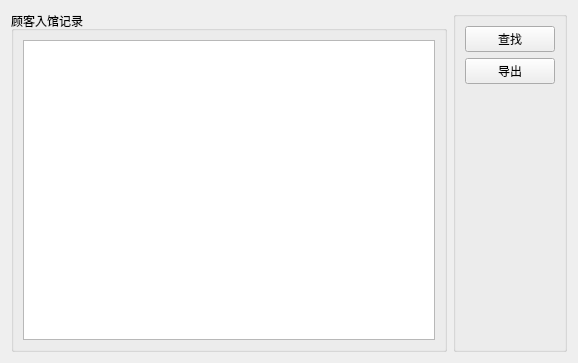
<?xml version="1.0" encoding="UTF-8"?>
<ui version="4.0">
 <class>Out</class>
 <widget class="QWidget" name="Out">
  <property name="geometry">
   <rect>
    <x>0</x>
    <y>0</y>
    <width>578</width>
    <height>363</height>
   </rect>
  </property>
  <property name="windowTitle">
   <string>Form</string>
  </property>
  <layout class="QGridLayout" name="gridLayout_4">
   <item row="0" column="0">
    <widget class="QGroupBox" name="groupBox">
     <property name="sizePolicy">
      <sizepolicy hsizetype="Expanding" vsizetype="Expanding">
       <horstretch>0</horstretch>
       <verstretch>0</verstretch>
      </sizepolicy>
     </property>
     <property name="title">
      <string>顾客入馆记录</string>
     </property>
     <layout class="QGridLayout" name="gridLayout_3">
      <item row="0" column="0">
       <widget class="QTableView" name="tableView"/>
      </item>
     </layout>
    </widget>
   </item>
   <item row="0" column="1">
    <widget class="QGroupBox" name="groupBox_2">
     <property name="sizePolicy">
      <sizepolicy hsizetype="Preferred" vsizetype="Preferred">
       <horstretch>0</horstretch>
       <verstretch>0</verstretch>
      </sizepolicy>
     </property>
     <property name="title">
      <string/>
     </property>
     <layout class="QGridLayout" name="gridLayout_2">
      <item row="0" column="0">
       <layout class="QGridLayout" name="gridLayout">
        <item row="0" column="0">
         <widget class="QPushButton" name="button_find">
          <property name="sizePolicy">
           <sizepolicy hsizetype="Maximum" vsizetype="Fixed">
            <horstretch>0</horstretch>
            <verstretch>0</verstretch>
           </sizepolicy>
          </property>
          <property name="minimumSize">
           <size>
            <width>90</width>
            <height>25</height>
           </size>
          </property>
          <property name="text">
           <string>查找</string>
          </property>
         </widget>
        </item>
        <item row="1" column="0">
         <widget class="QPushButton" name="button_out">
          <property name="sizePolicy">
           <sizepolicy hsizetype="Maximum" vsizetype="Fixed">
            <horstretch>0</horstretch>
            <verstretch>0</verstretch>
           </sizepolicy>
          </property>
          <property name="minimumSize">
           <size>
            <width>90</width>
            <height>25</height>
           </size>
          </property>
          <property name="text">
           <string>导出</string>
          </property>
         </widget>
        </item>
        <item row="2" column="0">
         <spacer name="verticalSpacer">
          <property name="orientation">
           <enum>Qt::Vertical</enum>
          </property>
          <property name="sizeHint" stdset="0">
           <size>
            <width>20</width>
            <height>228</height>
           </size>
          </property>
         </spacer>
        </item>
       </layout>
      </item>
     </layout>
    </widget>
   </item>
  </layout>
 </widget>
 <resources/>
 <connections/>
</ui>
